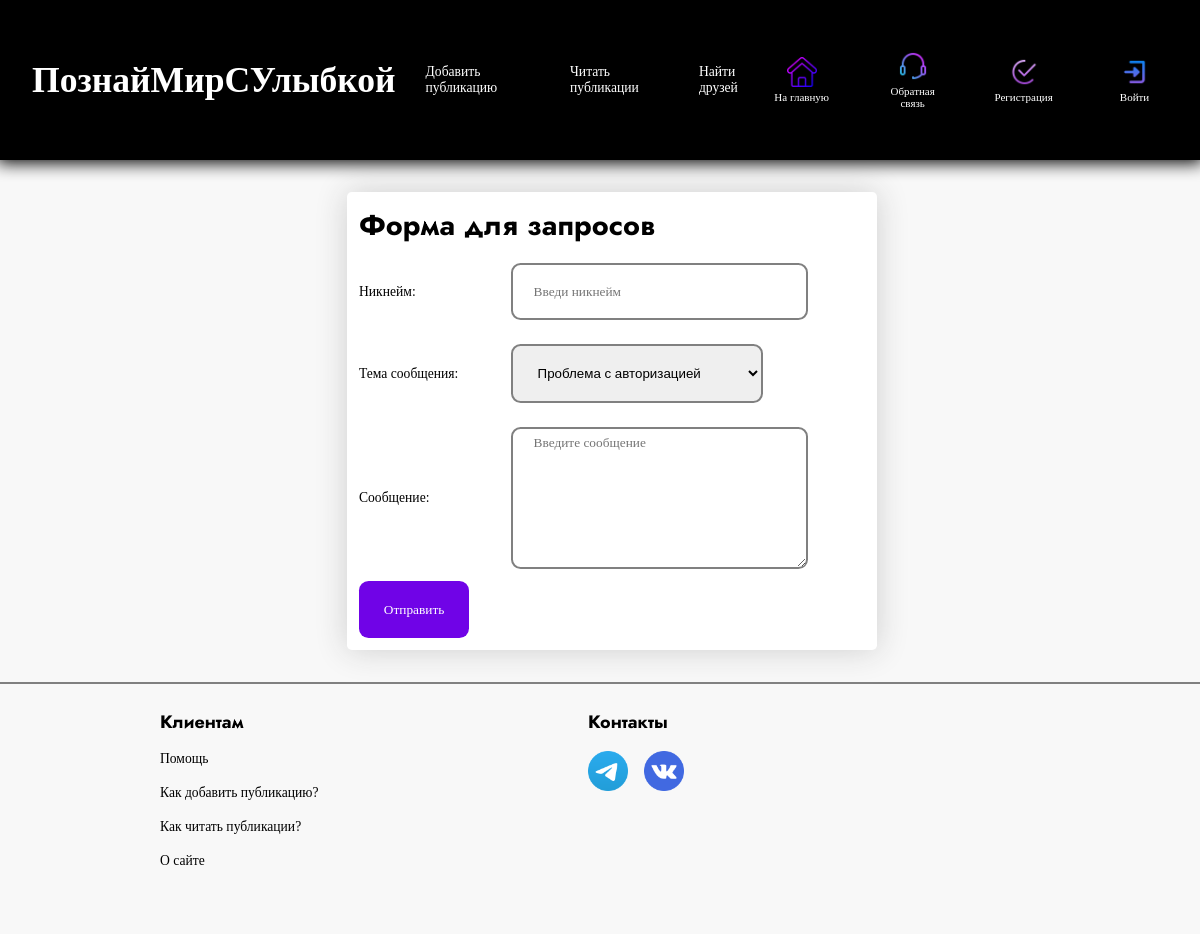
Screenshot of /support with the database file from the repository.
### tables this page shows
CREATE TABLE menu_text (
            text VARCHAR(80) NOT NULL,
            url VARCHAR(80) NOT NULL,
            class VARCHAR(80) NOT NULL
            );

CREATE TABLE menu (
            text VARCHAR(80) NOT NULL,
            url VARCHAR(80) NOT NULL,
            img_url VARCHAR(80) NOT NULL,
            class VARCHAR(80) NOT NULL
            );

### app.py (the view, shortened to what this page needs)
@app.route('/support', methods=['POST', 'GET'])
def support():
    name = False
    form = SupportForm()
    title = 'Обратная связь'
    return render_template('support.html',
                           form=form,
                           title=title,
                           request_form=request.form,
                           name=name,
                           links_header=db.get_info_menu_right(current_user),
                           links_header_text=db.get_info_menu_left(),
                           current_user=current_user)

### forms.py
class SupportForm(FlaskForm):
    subjects = db.get_subjs_support()
    name = StringField('name', validators=[DataRequired(), Length(min=2)])
    nickname = StringField('nickname', validators=[DataRequired(), Length(min=2)])
    subject = SelectField('subject', choices=subjects)
    message = TextAreaField('message', validators=[DataRequired(), Length(min=5)])
    submit = SubmitField('Отправить')

### database.py (called while the page is built)
    def get_info_menu_right(self, current_user):
        if current_user.is_authenticated:
            self.cursor.execute('SELECT * FROM menu_logged')
            res = self.cursor.fetchall()
            return res
        self.cursor.execute('SELECT * FROM menu')
        res = self.cursor.fetchall()
        return res

    def get_info_menu_left(self):
        self.cursor.execute('SELECT * FROM menu_text')
        res = self.cursor.fetchall()
        return res

### templates/support.html (shortened to what this page needs)
{% extends 'index.html' %}
{% block content %}
  <div class = 'div_for_form'>
    <form action='/support' method="post" class = 'form_support'>
        <h2>
            Форма для запросов
        </h2>
        {% if current_user.is_authenticated %}
        <div class = 'line_in_form with_hr'>
            <p> Логин: </p>
            {{form.name(class = 'input_field name', placeholder = 'Введите логин')}}
        </div>
        {% else %}
        <div class = 'line_in_form with_hr'>
            <p> Никнейм: </p>
            {{form.nickname(placeholder = 'Введи никнейм', class = 'input_field name')}}
        </div>
        {% endif %}
        <div class = 'line_in_form with_hr'>
            <p> Тема сообщения: </p>
            {{form.subject(class = 'input_field subject')}}
        </div>
        <div class = 'line_in_form'>
            <p> Сообщение: </p>
            {{form.message(class = 'input_field msg', placeholder = 'Введите сообщение')}}
        </div>
        <div>
          {{form.submit(class = 'submit hover_submit')}}
        </div>
    </form>
  </div>
{% endblock %}

### templates/index.html (shortened to what this page needs)
<!DOCTYPE html>
<html lang="en">
<head>
    <link rel = 'stylesheet' href = '{{url_for("static", filename="css/style.css")}}'>
</head>
{% block body %}
<body style = 'background: #f8f8f8'>
{% endblock %}
    <div class = 'header'>
        {% if current_user.is_authenticated %}
        <a href = '/profile/{{current_user.get_name()}}'>
        {% else %}
        <a href = '/'>
        {% endif %}
          <h1> ПознайМирСУлыбкой </h1>
        </a>
        {% for link in links_header_text %}
            <a href = "{{link['url']}}" class = "{{link['class']}}">
                {{link['text']}}
            </a>
        {% endfor %}
        {% block links_header %}
            {% for link in links_header %}
            <a class = 'block_link_header {{link["class"]}}' href = '{{link["url"]}}'>
                <img src = '{{link["img_url"]}}' class = 'img_link_header'>
                <span class = 'p_link_header'> {{link["text"]}} </span>
            </a>
            {% endfor %}
        {% endblock %}
    </div>
    {% block content %}{% endblock %}
    {% block footer %}
    <footer>
      <div class = 'content_footer'>
        <div class = 'clients_div'>
          <h3> Клиентам </h3>
          <div class = 'footer_link_div'>
            <a href = '/support' class = 'footer_link'>
              <p> Помощь </p>
            </a>
          </div>
          <div class = 'footer_link_div'>
            <button class = 'footer_help_btn'>
              <p> Как добавить публикацию? </p>
            </button>
          </div>
          <div class = 'footer_link_div'>
            <button class = 'footer_help_btn'>
              <p> Как читать публикации? </p>
            </button>
          </div>
          <div class = 'footer_link_div'>
            <button class = 'footer_help_btn'>
              <p> О сайте </p>
            </button>
          </div>
        </div>
        <div class = 'connect_div'>
          <h3> Контакты </h3>
          <div class = 'iconic_div_footer'>
            <a href = 'https://t.me/rayson0_0' class = 'iconic_footer_a'>
              <img src = '{{url_for("static", filename="images/iconic/telegram.png")}}' class = 'iconic_img_footer'>
            </a>
            <a href = 'https://vk.com/id818581144' class = 'iconic_footer_a' style = 'margin-left: 1em'>
              <img src = '{{url_for("static", filename="images/iconic/vk.png")}}' class = 'iconic_img_footer'>
            </a>
          </div>
        </div>
      </div>
    </footer>
    {% endblock %}
</body>
</html>

### static/css/style.css (style rules this page uses)
* { padding: 0; margin: 0; }
form, .card_of_friend_div, .card_of_prop_friend_div, .card_of_request_friend_div, .content_choice_of_post { background-color: white; border-radius: 0.4vw; box-shadow: 0 0 2em #cecece; }
p, input, button, a, span, label, textarea { font-family: 'Rubik'; }
h1 { font-family: 'Gropled'; }
h2, h3 { font-family: 'Jost'; }
h1 { font-size: calc(1.1em + 1.5vw); }
h2 { font-size: calc(0.9em + 1.2vw); }
span, label { font-size: calc(8px + 0.25vw); }
p { font-size: calc(10px + 0.3vw); }
h3 { font-size: calc(0.6em + 0.7vw); }
.header { display: flex; flex-direction: row; align-items: center; background: black; color: white; height: 10em; width: calc(100% - 1em - 4vw); position: fixed; top: 0; padding: 0 calc(0.5em + 2vw); box-shadow: 0 0 1em 0.2em black; z-index: 2; }
footer { height: 250px; display: flex; align-items: center; background: #f8f8f8; border-top: 2px solid grey; }
.clients_div, .connect_div { margin: 0 4em; width: 300px; }
footer a { color: inherit; transition: .3s linear; }
.footer_help_btn, .next_cards_of_friends_btn { background: none; transition: .3s linear; border: none; cursor: pointer; }
.footer_link_div { margin-top: 1em; }
.content_footer { display: flex; flex-direction: row; margin: auto auto; width: calc(100% - 12em); height: 200px; background: #f8f8f8; }
.block_link_header { display: flex; flex-direction: column; justify-content: center; width: calc(1em + 5vw); height: calc(1em + 5vw); border-radius: 15%; }
.main_page_link { margin-left: auto; margin-right: calc(0.5em + 3vw); }
.block_link_header.support_link, .reg_link { margin-right: calc(0.5em + 3vw); }
.block_link_header img { width: 45%; }
.img_link_header { margin: 0 auto; }
.p_link_header { margin-top: 0.3vw; text-align: center; }
a { text-decoration: none; }
.header a { color: white; }
.msg, .subject, .name, .form_support select, .tags, .header_of_post, .number, .email, .fio, .about_me { transition: .5s linear; border: none; border: 2px solid grey; margin: auto 0; }
.name, .subject, .msg, .info, .password, .tags, .header_of_post, .number, .email, .fio { width: calc(150px + 8.5vw); border-radius: 0.8vw; }
.name, .info, .password, .subject, .header_of_post, .number, .email, .fio { padding: calc(1.2em + 0.23vw) calc(1.2em + 0.4vw); }
.msg { padding: 0.5vw calc(1.2em + 0.4vw); height: calc(9em + 0.5vw) }
.submit { margin-left: 1vw; }
#submit { background-color: #7003e7; border-radius: 0.8vw; color: white; min-width: calc(7em + 1.4vw); padding: calc(1.2em + 0.4vw) calc(0.8em + 0.3vw); border: none; }
.line_in_form, .line_in_form_add_post { display: flex; flex-direction: row; padding: 1vw; }
.line_in_form p, .line_in_form_add_post p { margin: auto 0; width: 30%; }
.form_reg, .form_login, .form_support { width: calc(290px + 20vw); padding: 1vw 0; margin: 12em 0 2em 1.5em; display: flex; flex-direction: column; }
.form_reg h2, .form_login h2, .form_support h2, .form_add_post h2 { padding: 0 1vw 0.4vw 1vw; }
.text_link_header { margin-left: 2.5vw; transition: .3s linear; font-size: calc(10px + 0.3vw); }
.hover_submit { transition: .2s linear; }
.div_for_form { display: flex; justify-content: center; }
.iconic_img_footer { width: 2.5em; }
.iconic_footer_a { border-radius: 50%; }
.iconic_div_footer { display: flex; flex-direction: row; margin-top: 1em; }

### rows the page displays
menu_text: text "Добавить публикацию"
menu_text: text "Читать публикации"
menu_text: text "Найти друзей"
menu: img_url (picture), text "На главную"
menu: img_url (picture), text "Обратная связь"
menu: img_url (picture), text "Регистрация"
menu: img_url (picture), text "Войти"
